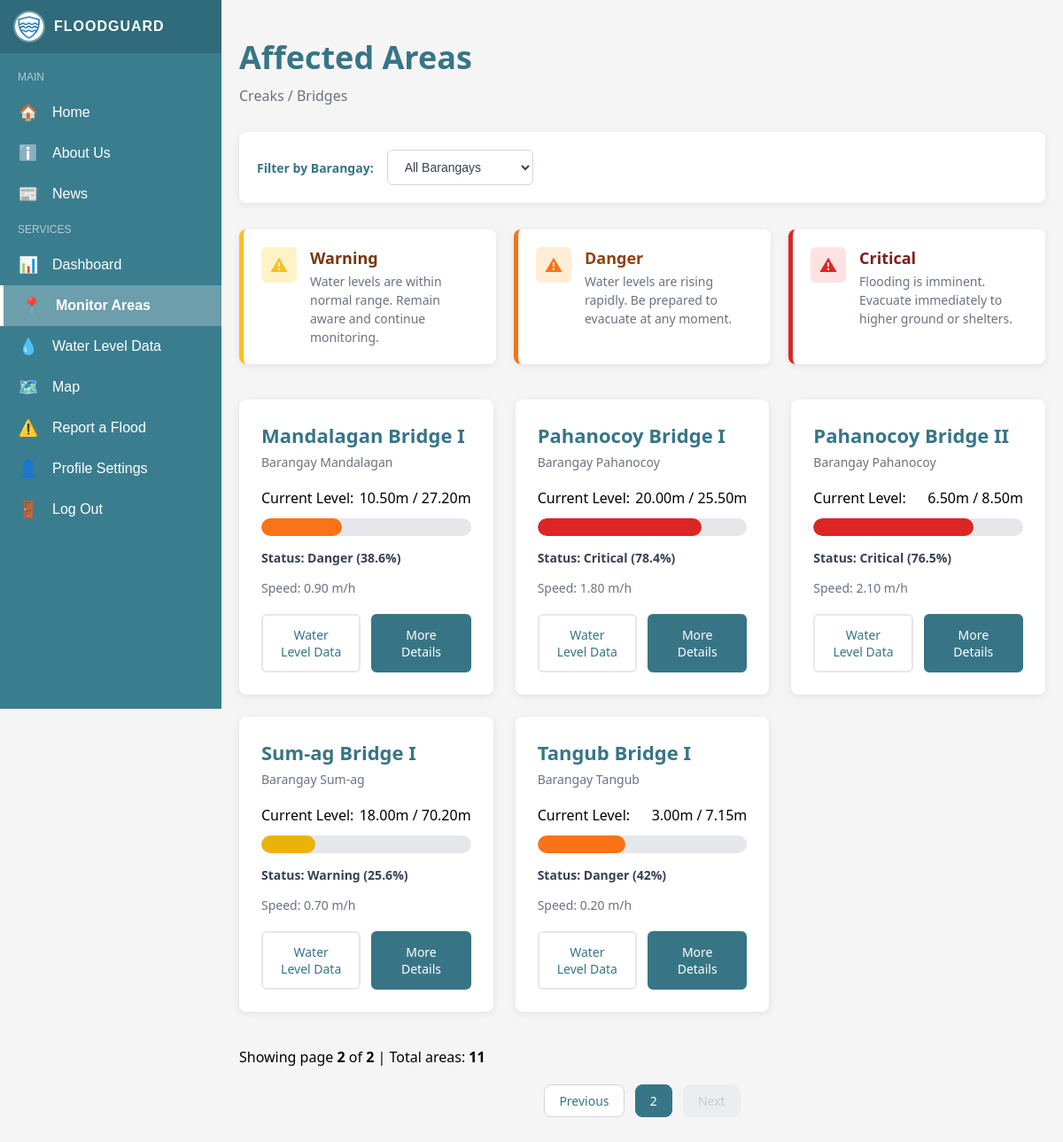
The page /views/user-affected-areas.php?page=2 (signed in) on the database its author committed.
### tables this page shows
CREATE TABLE `affected_areas` (
  `id` int(10) UNSIGNED NOT NULL,
  `name` varchar(100) NOT NULL,
  `location` varchar(150) NOT NULL,
  `current_level` decimal(5,2) NOT NULL DEFAULT 0.00,
  `max_level` decimal(5,2) NOT NULL DEFAULT 0.00,
  `speed` decimal(5,2) NOT NULL DEFAULT 0.00,
  `updated_at` timestamp NOT NULL DEFAULT current_timestamp() ON UPDATE current_timestamp()
);

### controllers/affected-areas-controller.php (called while the page is built, shortened)
<?php
require_once __DIR__ . '/../config/config.php';
require_once __DIR__ . '/../models/affected_areas.php';
$selectedBarangay = isset($_GET['barangay']) ? trim($_GET['barangay']) : '';
$itemsPerPage = 6;
$currentPage = isset($_GET['page']) && is_numeric($_GET['page']) ? intval($_GET['page']) : 1;
if ($selectedBarangay) {
    $allAreas = get_affected_areas_by_location($conn, $selectedBarangay);
    $totalRecords = count($allAreas);
    $totalPages = max(1, ceil($totalRecords / $itemsPerPage));
    $offset = ($currentPage - 1) * $itemsPerPage;
    $bridges_data = array_slice($allAreas, $offset, $itemsPerPage);
} else {
    $totalRecords = get_affected_areas_count($conn);
    $totalPages = max(1, ceil($totalRecords / $itemsPerPage));
    $offset = ($currentPage - 1) * $itemsPerPage;
    $bridges_data = get_affected_areas_paginated($conn, $itemsPerPage, $offset);
}
$bridges = [];
if ($bridges_data) {
    foreach ($bridges_data as $area) {
        $current = (float)$area['current_level'];
        $max = (float)$area['max_level'];
        $percentage = ($max > 0) ? min(100, ($current / $max) * 100) : 0;
        if ($percentage < 30) {
            $statusClass = 'warning';
        } elseif ($percentage < 75) {
            $statusClass = 'danger';
        } else {
            $statusClass = 'critical';
        }
        $bridges[] = [
            'name' => htmlspecialchars($area['name']),
            'location' => htmlspecialchars($area['location']),
            'current_level' => $current,
            'max_level' => $max,
            'speed' => (float)$area['speed'],
            'status' => $statusClass,
            'percentage' => round($percentage, 1)
        ];
    }
}
function generatePaginationButtons($currentPage, $totalPages, $selectedBarangay) {
    $buttons = [];
    if ($currentPage > 1) {
        $buttons[] = ['page' => $currentPage - 1, 'label' => 'Previous', 'active' => false, 'disabled' => false];
    } else {
        $buttons[] = ['page' => 1, 'label' => 'Previous', 'active' => false, 'disabled' => true];
    }
    $buttons[] = ['page' => $currentPage, 'label' => $currentPage, 'active' => true, 'disabled' => false];
    if ($currentPage < $totalPages) {
        $buttons[] = ['page' => $currentPage + 1, 'label' => 'Next', 'active' => false, 'disabled' => false];
    } else {
        $buttons[] = ['page' => $totalPages, 'label' => 'Next', 'active' => false, 'disabled' => true];
    }
    return $buttons;
}
$paginationButtons = generatePaginationButtons($currentPage, $totalPages, $selectedBarangay);
function getProgressClass($status) {
    return "progress-" . $status;
}
function getStatusLabel($status) {
    switch ($status) {
        case 'warning':
            return 'Warning';
        case 'danger':
            return 'Danger';
        case 'critical':
            return 'Critical';
    }
}
?>

### models/affected_areas.php (called while the page is built, shortened)
<?php
function get_affected_areas_paginated($conn, $limit = 10, $offset = 0) {
    $areas = [];
    $limit = intval($limit);
    $offset = intval($offset);
    $query = "SELECT id, name, location, current_level, max_level, speed, updated_at
              FROM affected_areas
              ORDER BY name ASC LIMIT $limit OFFSET $offset";
    $result = $conn->query($query);
    if ($result && $result->num_rows > 0) {
        while ($row = $result->fetch_assoc()) {
            $areas[] = $row;
        }
    }
    return $areas;
}
function get_affected_areas_count($conn) {
    $query = "SELECT COUNT(*) as total FROM affected_areas";
    $result = $conn->query($query);
    if ($result) {
        $row = $result->fetch_assoc();
        return (int)$row['total'];
    }
    return 0;
}
?>

### views/user-affected-areas.php (the view, shortened to what this page needs)
<?php
include '../controllers/affected-areas-controller.php';
?>
<!DOCTYPE html>
<html lang="en">
<head>
    <link rel="stylesheet" href="../assets/css/useraffectedareas.css">
</head>
<body>
<?php include 'include/user-sidebar.php'; ?>
<main class="affected-areas-page">
<div class="container">
    <div class="page-header">
        <h1 class="page-title">Affected Areas</h1>
        <p class="page-subtitle">Creaks / Bridges</p>
    </div>
    <div class="filter-box">
        <form method="GET" class="filter-form">
            <label for="barangayFilter">Filter by Barangay:</label>
            <select id="barangayFilter" name="barangay" onchange="this.form.submit()">
                <option value="">All Barangays</option>
            </select>
        </form>
    </div>
    <section class="alert-section">
        <div class="alert-card alert-warning">
            <div class="alert-icon"><span>⚠</span></div>
            <div class="alert-content">
                <h3 class="alert-level">Warning</h3>
                <p class="alert-message">Water levels are within normal range. Remain aware and continue monitoring.</p>
            </div>
        </div>
        <div class="alert-card alert-danger">
            <div class="alert-icon"><span>⚠</span></div>
            <div class="alert-content">
                <h3 class="alert-level">Danger</h3>
                <p class="alert-message">Water levels are rising rapidly. Be prepared to evacuate at any moment.</p>
            </div>
        </div>
        <div class="alert-card alert-critical">
            <div class="alert-icon"><span>⚠</span></div>
            <div class="alert-content">
                <h3 class="alert-level">Critical</h3>
                <p class="alert-message">Flooding is imminent. Evacuate immediately to higher ground or shelters.</p>
            </div>
        </div>
    </section>
    <div class="bridge-grid">
    <?php foreach($bridges as $bridge): ?>
        <div class="bridge-card">
            <h2 class="bridge-name">
                <?= htmlspecialchars($bridge['name']) ?>
            </h2>
            <p class="bridge-location">
                <?= htmlspecialchars($bridge['location']) ?>
            </p>
            <div class="level-info">
                <span>Current Level:</span>
                <span>
                    <?= number_format($bridge['current_level'], 2) ?>m /
                    <?= number_format($bridge['max_level'], 2) ?>m
                </span>
            </div>
            <div class="progress-bar">
                <div class="progress-fill <?= getProgressClass($bridge['status']) ?>"
                    style="width: <?= $bridge['percentage'] ?>%;">
                </div>
            </div>
            <p class="status-label">
                Status: <?= getStatusLabel($bridge['status']) ?> (<?= $bridge['percentage'] ?>%)
            </p>
            <p class="speed-info">
                Speed: <?= number_format($bridge['speed'], 2) ?> m/h
            </p>
            <div class="button-group">
                <a href="user-water-level-data.php" class="btn btn-outline">
                    Water Level Data
                </a>
                <a href="user-view-map.php" class="btn btn-primary">
                    More Details
                </a>
            </div>
        </div>
    <?php endforeach; ?>
    </div>
    <div class="pagination-info">
        <p>Showing page <strong><?php echo $currentPage; ?></strong> of <strong><?php echo $totalPages; ?></strong> | Total areas: <strong><?php echo $totalRecords; ?></strong></p>
    </div>
    <div class="pagination-section" style="margin: 20px 0; text-align: center;">
        <?php if (!empty($paginationButtons)): ?>
            <?php foreach ($paginationButtons as $btn): ?>
                <?php if ($btn['active']): ?>
                    <span class="pagination-btn current"><?php echo $btn['label']; ?></span>
                <?php elseif ($btn['disabled']): ?>
                    <span class="pagination-btn disabled" style="opacity:0.5;cursor:not-allowed;"><?php echo $btn['label']; ?></span>
                <?php else: ?>
                    <a href="?page=<?php echo $btn['page']; ?>" class="pagination-btn"><?php echo $btn['label']; ?></a>
                <?php endif; ?>
            <?php endforeach; ?>
        <?php endif; ?>
    </div>
</div>
</main>
</body>
</html>

### assets/css/useraffectedareas.css (style rules this page uses)
* { margin: 0; padding: 0; box-sizing: border-box; }
body { font-family: system-ui, -apple-system, BlinkMacSystemFont, 'Segoe UI', Roboto, Oxygen, Ubuntu, Cantarell, 'Open Sans', 'Helvetica Neue', sans-serif; background-color: #f5f5f5; }
.affected-areas-page { padding: 40px 20px; min-height: 600px; }
.container { max-width: 1200px; margin: 0 auto; }
.page-header { margin-bottom: 30px; }
.page-title { color: #377586; font-size: 36px; font-weight: 600; margin-bottom: 8px; }
.page-subtitle { color: #6b7280; font-size: 16px; }
.alert-section { display: grid; grid-template-columns: repeat(3, 1fr); gap: 20px; margin-bottom: 40px; }
.alert-card { background: white; border-radius: 8px; padding: 20px; display: flex; gap: 15px; align-items: flex-start; box-shadow: 0 2px 8px rgba(0, 0, 0, 0.08); border-left: 5px solid; }
.alert-warning { border-left-color: #fbbf24; }
.alert-danger { border-left-color: #f97316; }
.alert-critical { border-left-color: #dc2626; }
.alert-icon { width: 40px; height: 40px; display: flex; align-items: center; justify-content: center; border-radius: 6px; font-size: 20px; flex-shrink: 0; font-weight: 600; }
.alert-warning .alert-icon { background-color: #fef3c7; color: #fbbf24; }
.alert-danger .alert-icon { background-color: #ffedd5; color: #f97316; }
.alert-critical .alert-icon { background-color: #fee2e2; color: #dc2626; }
.alert-content { flex: 1; }
.alert-level { font-size: 18px; font-weight: 700; margin-bottom: 4px; color: #1f2937; }
.alert-warning .alert-level { color: #78350f; }
.alert-danger .alert-level { color: #92400e; }
.alert-critical .alert-level { color: #7f1d1d; }
.alert-message { font-size: 14px; color: #4b5563; line-height: 1.5; font-weight: 500; }
.alert-message { font-size: 14px; color: #6b7280; line-height: 1.5; }
.filter-box { background: white; padding: 20px; border-radius: 8px; margin-bottom: 30px; box-shadow: 0 2px 8px rgba(0, 0, 0, 0.08); }
.filter-form { display: flex; gap: 15px; align-items: center; flex-wrap: wrap; }
.filter-form label { font-size: 14px; font-weight: 600; color: #377586; }
.filter-form select { padding: 10px 15px; border: 1px solid #d1d5db; border-radius: 6px; font-size: 14px; background-color: white; color: #374151; cursor: pointer; transition: border-color 0.2s, box-shadow 0.2s; }
.bridge-grid { display: grid; grid-template-columns: repeat(3, 1fr); gap: 25px; margin-bottom: 40px; }
.bridge-card { background: white; border-radius: 8px; padding: 25px; box-shadow: 0 2px 8px rgba(0, 0, 0, 0.08); }
.bridge-name { font-size: 22px; font-weight: 600; color: #377586; margin-bottom: 6px; }
.bridge-location { font-size: 14px; color: #6b7280; margin-bottom: 20px; }
.level-info { display: flex; justify-content: space-between; align-items: center; margin-bottom: 12px; }
.progress-bar { width: 100%; height: 20px; background-color: #e5e7eb; border-radius: 10px; overflow: hidden; margin-bottom: 15px; }
.progress-fill { height: 100%; border-radius: 10px; transition: width 0.3s ease; }
.progress-warning { background-color: #eab308; }
.progress-danger { background-color: #f97316; }
.progress-critical { background-color: #dc2626; }
.status-label { font-size: 14px; color: #374151; margin-bottom: 15px; font-weight: 600; }
.speed-info { font-size: 14px; color: #6b7280; margin-bottom: 20px; }
.button-group { display: flex; gap: 12px; }
.btn { flex: 1; padding: 12px 20px; border-radius: 6px; font-size: 14px; font-weight: 500; cursor: pointer; transition: all 0.3s; text-align: center; text-decoration: none; display: inline-block; }
.btn-outline { background: white; color: #377586; border: 2px solid #e5e7eb; }
.btn-primary { background: #377586; color: white; border: 2px solid #377586; }
.pagination-section { margin: 20px 0; text-align: center; }
.pagination-btn { display: inline-block; margin: 0 4px; padding: 8px 16px; border-radius: 8px; background: #ffffff; color: #377586; font-size: 14px; font-weight: 500; text-decoration: none; border: 1px solid #d1d5db; transition: background 0.2s, color 0.2s; }
.pagination-btn.current { background: #377586; color: #fff; border: 1px solid #377586; }

### assets/css/sidebar.css (style rules this page uses)
main { margin-left: 250px; transition: margin-left 0.3s ease; }

### rows shown on the page
affected_areas: name "Mandalagan Bridge I", location "Barangay Mandalagan", current_level "10.50", max_level "27.20", status "Danger", percentage "38.6", speed "0.90"
affected_areas: name "Pahanocoy Bridge I", location "Barangay Pahanocoy", current_level "20.00", max_level "25.50", status "Critical", percentage "78.4", speed "1.80"
affected_areas: name "Pahanocoy Bridge II", location "Barangay Pahanocoy", current_level "6.50", max_level "8.50", status "Critical", percentage "76.5", speed "2.10"
affected_areas: name "Sum-ag Bridge I", location "Barangay Sum-ag", current_level "18.00", max_level "70.20", status "Warning", percentage "25.6", speed "0.70"
affected_areas: name "Tangub Bridge I", location "Barangay Tangub", current_level "3.00", max_level "7.15", status "Danger", percentage "42", speed "0.20"

### other values the page prints
$currentPage "2"
$totalPages "2"
$totalRecords "11"
$btn['label'] "Previous"
$btn['label'] "2"
$btn['label'] "Next"
